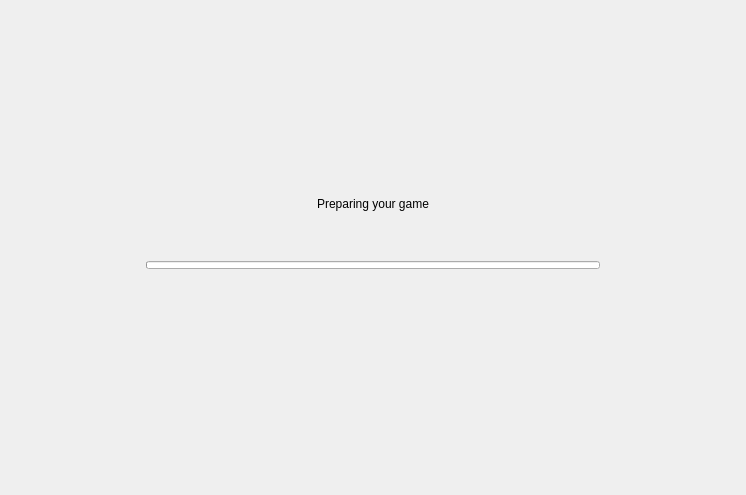
<?xml version="1.0" encoding="UTF-8"?>
<ui version="4.0">
 <class>LoadingScreen</class>
 <widget class="QWidget" name="LoadingScreen">
  <property name="geometry">
   <rect>
    <x>0</x>
    <y>0</y>
    <width>746</width>
    <height>495</height>
   </rect>
  </property>
  <layout class="QVBoxLayout" name="rootLayout">
   <property name="leftMargin">
    <number>0</number>
   </property>
   <property name="topMargin">
    <number>0</number>
   </property>
   <property name="rightMargin">
    <number>0</number>
   </property>
   <property name="bottomMargin">
    <number>0</number>
   </property>
   <item>
    <widget class="QWidget" name="fade_parent" native="true">
     <layout class="QVBoxLayout" name="contentLayout">
      <property name="spacing">
       <number>0</number>
      </property>
      <property name="leftMargin">
       <number>32</number>
      </property>
      <property name="topMargin">
       <number>32</number>
      </property>
      <property name="rightMargin">
       <number>32</number>
      </property>
      <property name="bottomMargin">
       <number>32</number>
      </property>
      <item alignment="Qt::AlignLeft|Qt::AlignTop">
       <widget class="QLabel" name="logo">
        <property name="text">
         <string/>
        </property>
       </widget>
      </item>
      <item>
       <spacer name="topSpace">
        <property name="orientation">
         <enum>Qt::Vertical</enum>
        </property>
        <property name="sizeHint" stdset="0">
         <size>
          <width>0</width>
          <height>0</height>
         </size>
        </property>
       </spacer>
      </item>
      <item>
       <layout class="QHBoxLayout" name="centerLayout" stretch="1,4,1">
        <item>
         <spacer name="leftSpace">
          <property name="orientation">
           <enum>Qt::Horizontal</enum>
          </property>
          <property name="sizeHint" stdset="0">
           <size>
            <width>0</width>
            <height>0</height>
           </size>
          </property>
         </spacer>
        </item>
        <item>
         <widget class="QWidget" name="progressContent" native="true">
          <property name="maximumSize">
           <size>
            <width>480</width>
            <height>16777215</height>
           </size>
          </property>
          <layout class="QVBoxLayout" name="progressLayout">
           <property name="spacing">
            <number>16</number>
           </property>
           <property name="leftMargin">
            <number>0</number>
           </property>
           <property name="topMargin">
            <number>0</number>
           </property>
           <property name="rightMargin">
            <number>0</number>
           </property>
           <property name="bottomMargin">
            <number>0</number>
           </property>
           <item>
            <widget class="QLabel" name="stage">
             <property name="text">
              <string>Preparing your game</string>
             </property>
             <property name="alignment">
              <set>Qt::AlignCenter</set>
             </property>
             <property name="wordWrap">
              <bool>true</bool>
             </property>
            </widget>
           </item>
           <item>
            <widget class="QLabel" name="details">
             <property name="minimumSize">
              <size>
               <width>0</width>
               <height>18</height>
              </size>
             </property>
             <property name="text">
              <string/>
             </property>
             <property name="alignment">
              <set>Qt::AlignCenter</set>
             </property>
            </widget>
           </item>
           <item>
            <widget class="QProgressBar" name="progress_bar">
             <property name="minimumSize">
              <size>
               <width>0</width>
               <height>8</height>
              </size>
             </property>
             <property name="maximumSize">
              <size>
               <width>16777215</width>
               <height>8</height>
              </size>
             </property>
             <property name="value">
              <number>0</number>
             </property>
             <property name="textVisible">
              <bool>false</bool>
             </property>
            </widget>
           </item>
           <item>
            <widget class="QLabel" name="value">
             <property name="text">
              <string/>
             </property>
             <property name="alignment">
              <set>Qt::AlignCenter</set>
             </property>
             <property name="wordWrap">
              <bool>true</bool>
             </property>
            </widget>
           </item>
          </layout>
         </widget>
        </item>
        <item>
         <spacer name="rightSpace">
          <property name="orientation">
           <enum>Qt::Horizontal</enum>
          </property>
          <property name="sizeHint" stdset="0">
           <size>
            <width>0</width>
            <height>0</height>
           </size>
          </property>
         </spacer>
        </item>
       </layout>
      </item>
      <item>
       <spacer name="bottomSpace">
        <property name="orientation">
         <enum>Qt::Vertical</enum>
        </property>
        <property name="sizeHint" stdset="0">
         <size>
          <width>0</width>
          <height>0</height>
         </size>
        </property>
       </spacer>
      </item>
      <item alignment="Qt::AlignRight|Qt::AlignBottom">
       <widget class="QLabel" name="banner">
        <property name="text">
         <string/>
        </property>
        <property name="alignment">
         <set>Qt::AlignCenter</set>
        </property>
       </widget>
      </item>
     </layout>
    </widget>
   </item>
  </layout>
 </widget>
 <resources/>
 <connections/>
</ui>
